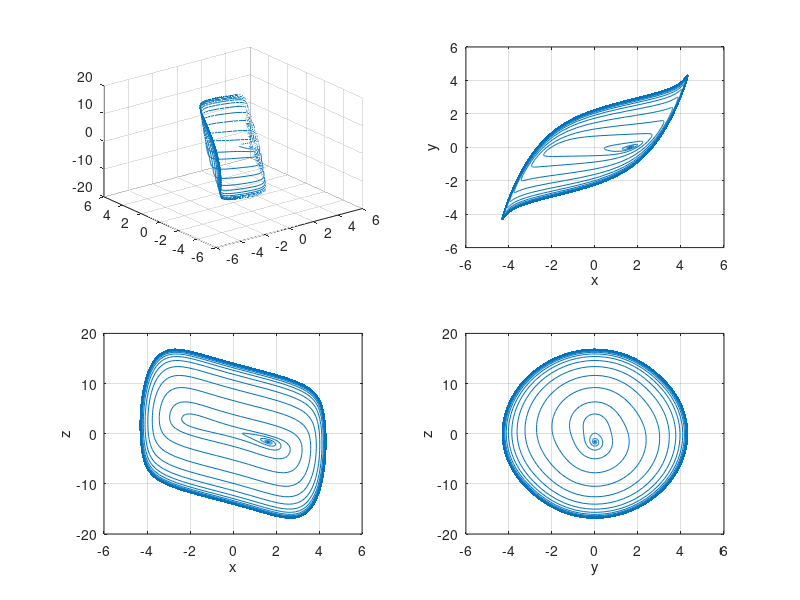
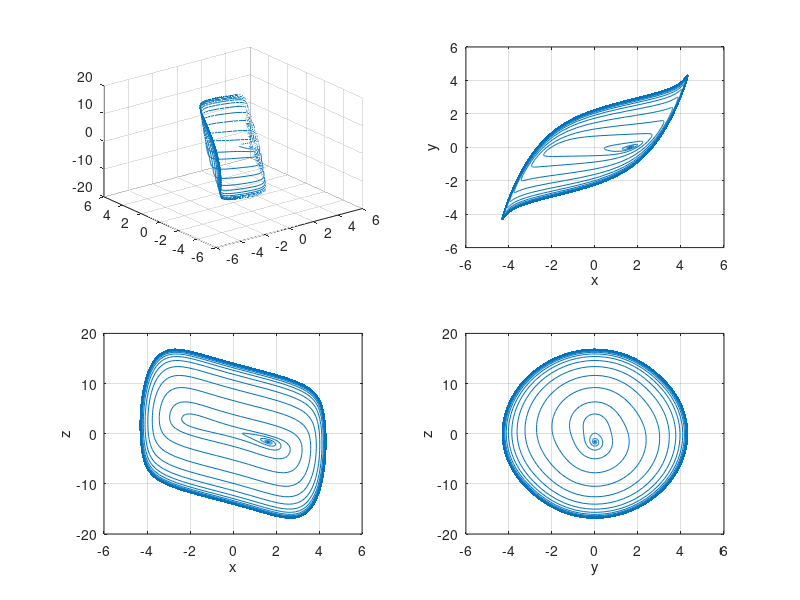

The MATLAB script that drew these images, in order:
% Parameters
% a = 10.91865;
a = 12;
b = 14;
s = 1/16;
t = -1/6;
tend=500;

fprintf('Equilibria: origin, and +/- %e\n',sqrt(-t/s))

g = @(x) s*x.^3 + t*x;
f = @(t,Y) [a*(Y(2)-g(Y(1))); Y(1)-Y(2)+Y(3); -b*Y(2)];

% Solve the DE
Y0=[1.63, 0, -1.63]
[T,Y]=ode45(f,[0,tend],Y0);
[T2,Y2]=ode45(f,[0,tend],Y0);

% Graphical output
figure(1)
clf
subplot(2,2,1), plot3(Y(:,1),Y(:,2),Y(:,3)), grid on
subplot(2,2,2), plot(Y(:,1),Y(:,2)), grid on, xlabel('x'), ylabel('y')
subplot(2,2,3), plot(Y(:,1),Y(:,3)), grid on, xlabel('x'), ylabel('z')
subplot(2,2,4), plot(Y(:,2),Y(:,3)), grid on, xlabel('y'), ylabel('z')
figure(2)
clf
subplot(2,2,1), plot3(Y2(:,1),Y2(:,2),Y2(:,3)), grid on
subplot(2,2,2), plot(Y2(:,1),Y2(:,2)), grid on, xlabel('x'), ylabel('y')
subplot(2,2,3), plot(Y2(:,1),Y2(:,3)), grid on, xlabel('x'), ylabel('z')
subplot(2,2,4), plot(Y2(:,2),Y2(:,3)), grid on, xlabel('y'), ylabel('z')
